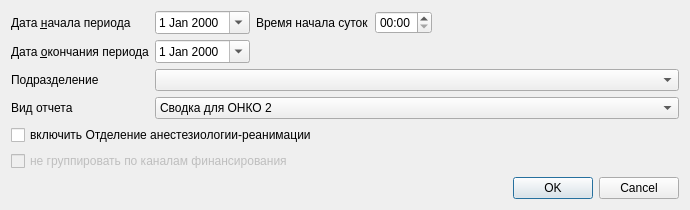
<?xml version="1.0" encoding="UTF-8"?>
<ui version="4.0">
 <class>ReportF007</class>
 <widget class="QDialog" name="ReportF007">
  <property name="geometry">
   <rect>
    <x>0</x>
    <y>0</y>
    <width>690</width>
    <height>191</height>
   </rect>
  </property>
  <property name="windowTitle">
   <string>Dialog</string>
  </property>
  <layout class="QGridLayout" name="gridLayout">
   <item row="1" column="0">
    <widget class="QLabel" name="lblEndDate">
     <property name="text">
      <string>Дата &amp;окончания периода</string>
     </property>
     <property name="buddy">
      <cstring>edtEndDate</cstring>
     </property>
    </widget>
   </item>
   <item row="1" column="1">
    <widget class="CDateEdit" name="edtEndDate">
     <property name="sizePolicy">
      <sizepolicy hsizetype="Maximum" vsizetype="Fixed">
       <horstretch>0</horstretch>
       <verstretch>0</verstretch>
      </sizepolicy>
     </property>
     <property name="calendarPopup">
      <bool>true</bool>
     </property>
    </widget>
   </item>
   <item row="0" column="4">
    <spacer name="horizontalSpacer">
     <property name="orientation">
      <enum>Qt::Horizontal</enum>
     </property>
     <property name="sizeHint" stdset="0">
      <size>
       <width>40</width>
       <height>20</height>
      </size>
     </property>
    </spacer>
   </item>
   <item row="0" column="3">
    <widget class="QTimeEdit" name="edtBegTime">
     <property name="displayFormat">
      <string>HH:mm</string>
     </property>
    </widget>
   </item>
   <item row="0" column="2">
    <widget class="QLabel" name="label">
     <property name="text">
      <string>Время начала суток</string>
     </property>
    </widget>
   </item>
   <item row="0" column="1">
    <widget class="CDateEdit" name="edtBegDate">
     <property name="sizePolicy">
      <sizepolicy hsizetype="Maximum" vsizetype="Fixed">
       <horstretch>0</horstretch>
       <verstretch>0</verstretch>
      </sizepolicy>
     </property>
     <property name="calendarPopup">
      <bool>true</bool>
     </property>
    </widget>
   </item>
   <item row="0" column="0">
    <widget class="QLabel" name="lblBegDate">
     <property name="text">
      <string>Дата &amp;начала периода</string>
     </property>
     <property name="buddy">
      <cstring>edtBegDate</cstring>
     </property>
    </widget>
   </item>
   <item row="2" column="0">
    <widget class="QLabel" name="lblOrgStructure">
     <property name="text">
      <string>Подразделение</string>
     </property>
    </widget>
   </item>
   <item row="7" column="3" colspan="2">
    <widget class="QDialogButtonBox" name="buttonBox">
     <property name="orientation">
      <enum>Qt::Horizontal</enum>
     </property>
     <property name="standardButtons">
      <set>QDialogButtonBox::Cancel|QDialogButtonBox::Ok</set>
     </property>
    </widget>
   </item>
   <item row="2" column="1" colspan="4">
    <widget class="COrgStructureComboBox" name="cmbOrgStructure"/>
   </item>
   <item row="4" column="0">
    <widget class="QLabel" name="lblReportType">
     <property name="text">
      <string>Вид отчета</string>
     </property>
    </widget>
   </item>
   <item row="4" column="1" colspan="4">
    <widget class="QComboBox" name="cmbReportType">
     <item>
      <property name="text">
       <string>Сводка для ОНКО 2</string>
      </property>
     </item>
     <item>
      <property name="text">
       <string>Сводка для НИИ Петрова</string>
      </property>
     </item>
     <item>
      <property name="text">
       <string>Сводка для Москвы</string>
      </property>
     </item>
     <item>
      <property name="text">
       <string>Сводка для Краснодарского края</string>
      </property>
     </item>
    </widget>
   </item>
   <item row="5" column="0" colspan="3">
    <widget class="QCheckBox" name="chkOAR">
     <property name="text">
      <string>включить Отделение анестезиологии-реанимации</string>
     </property>
    </widget>
   </item>
   <item row="6" column="0" colspan="4">
    <widget class="QCheckBox" name="chkUngroupFinance">
     <property name="enabled">
      <bool>false</bool>
     </property>
     <property name="text">
      <string>не группировать по каналам финансирования</string>
     </property>
    </widget>
   </item>
  </layout>
 </widget>
 <customwidgets>
  <customwidget>
   <class>CDateEdit</class>
   <extends>QDateEdit</extends>
   <header>library/DateEdit</header>
  </customwidget>
  <customwidget>
   <class>COrgStructureComboBox</class>
   <extends>QComboBox</extends>
   <header>Orgs/OrgStructComboBoxes</header>
  </customwidget>
 </customwidgets>
 <resources/>
 <connections>
  <connection>
   <sender>buttonBox</sender>
   <signal>accepted()</signal>
   <receiver>ReportF007</receiver>
   <slot>accept()</slot>
   <hints>
    <hint type="sourcelabel">
     <x>248</x>
     <y>254</y>
    </hint>
    <hint type="destinationlabel">
     <x>157</x>
     <y>274</y>
    </hint>
   </hints>
  </connection>
  <connection>
   <sender>buttonBox</sender>
   <signal>rejected()</signal>
   <receiver>ReportF007</receiver>
   <slot>reject()</slot>
   <hints>
    <hint type="sourcelabel">
     <x>316</x>
     <y>260</y>
    </hint>
    <hint type="destinationlabel">
     <x>286</x>
     <y>274</y>
    </hint>
   </hints>
  </connection>
 </connections>
</ui>
